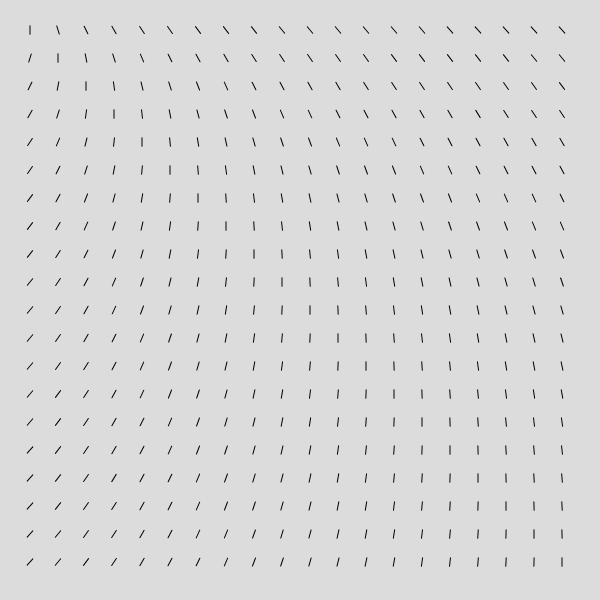
Frame 1 (no input)
Frame 60 (no input): identical to frame 1, image omitted
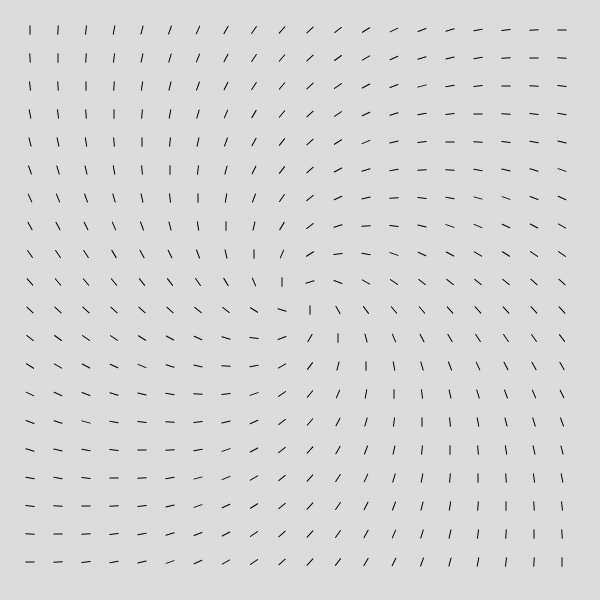
Frame 120 (the mouse pressed at the canvas centre since frame 60)

The p5.js sketch that drew these frames (run headless with seeded random() and noise() and a simulated clock; from frame 60 on, the mouse is pressed at the canvas centre):

// p5.js sketch
// ── sketch.js
let bg = ["#dcdcdc"];
let canvasSize = 900;
function setup() {
  //   createCanvas((width - canvasSize) / 2, (height + canvasSize) / 2);
  createCanvas(windowWidth / 2, windowWidth / 2);
//   console.log(width);
//   console.log(canvasSize);


 
}
function draw(){
  clear()

  background(bg);
  let cells = 20;
  let offset = width / 20;
  let margin = offset / 1.5;
  let w = (width - offset * 2 - margin * (cells - 1)) / cells;
  let h = (height - offset * 2 - margin * (cells - 1)) / cells;

  lNoise = random(10);

//   addNoisex = constrain(mouseX,100,windowWidth-100)
//   addNoisey = constrain(mouseY,100,windowHeight-100)
//   console.log(addNoisex,addNoisey)
  for (let j = 0; j < cells; j++) {
    for (let i = 0; i < cells; i++) {
      let x = offset + i * (w + margin);
      let y = offset + j * (h + margin);

      let d = w;

      let angle = atan2(mouseY-y, mouseX-x);
    //length=2+noise(lNoise)*8 
    length=6

	push();
    translate(x, y);
    rotate(angle);
    line(-length/2,-length/2,length/2,length/2)
    pop();

    //lNoise += 0.1;
    //   addx = noise(addNoisex) * w * 1.41;
    //   addy = noise(addNoisey) * w * 1.41;

    //   console.log(x, y, x + addx, y + addy);
    //   line(x, y, x + addx, y + addy);
    //   addNoisex += 0.1;
    //   addNoisey += 0.1;
    }
  }

// for (let x =50; x<=700; x+=50) {
//     for (let y = 50; y<=700; y+=50) {
//       //let angle = atan2(mouseY-y, mouseX-x);
//       let angle = atan2(mouseY, mouseX);
//       fill(255);


// 			push();
//       translate(x, y);
//       rotate(angle);
// 			textAlign(CENTER,CENTER);
// 			textFont("futura");
// 			// let d = dist(x, y, mouseX, mouseY);
// 			// let sz = d * .3;
//       textSize(50);
// //			text('1', 0, 0);
// line(0,0,5,5)
//       pop();
//     }
//   }
}
